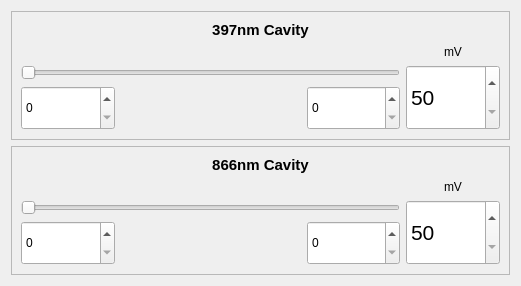
<?xml version="1.0" encoding="UTF-8"?>
<ui version="4.0">
 <class>Form</class>
 <widget class="QWidget" name="Form">
  <property name="geometry">
   <rect>
    <x>0</x>
    <y>0</y>
    <width>521</width>
    <height>286</height>
   </rect>
  </property>
  <property name="maximumSize">
   <size>
    <width>521</width>
    <height>286</height>
   </size>
  </property>
  <property name="windowTitle">
   <string>Form</string>
  </property>
  <layout class="QVBoxLayout" name="verticalLayout">
   <item>
    <widget class="QFrame" name="frame_2">
     <property name="maximumSize">
      <size>
       <width>16777215</width>
       <height>16777215</height>
      </size>
     </property>
     <property name="frameShape">
      <enum>QFrame::StyledPanel</enum>
     </property>
     <property name="frameShadow">
      <enum>QFrame::Sunken</enum>
     </property>
     <layout class="QVBoxLayout" name="verticalLayout_3">
      <item>
       <layout class="QGridLayout" name="gridLayout_2" rowstretch="0,0,0,1">
        <property name="sizeConstraint">
         <enum>QLayout::SetDefaultConstraint</enum>
        </property>
        <item row="2" column="0" colspan="3">
         <widget class="QSlider" name="cavity397Slider">
          <property name="sizePolicy">
           <sizepolicy hsizetype="Preferred" vsizetype="Minimum">
            <horstretch>0</horstretch>
            <verstretch>0</verstretch>
           </sizepolicy>
          </property>
          <property name="font">
           <font>
            <stylestrategy>PreferAntialias</stylestrategy>
           </font>
          </property>
          <property name="minimum">
           <number>50</number>
          </property>
          <property name="maximum">
           <number>1000</number>
          </property>
          <property name="orientation">
           <enum>Qt::Horizontal</enum>
          </property>
         </widget>
        </item>
        <item row="3" column="0">
         <widget class="QSpinBox" name="min397Spin">
          <property name="sizePolicy">
           <sizepolicy hsizetype="Preferred" vsizetype="Expanding">
            <horstretch>0</horstretch>
            <verstretch>0</verstretch>
           </sizepolicy>
          </property>
         </widget>
        </item>
        <item row="3" column="2">
         <widget class="QSpinBox" name="max397Spin">
          <property name="sizePolicy">
           <sizepolicy hsizetype="Preferred" vsizetype="Expanding">
            <horstretch>0</horstretch>
            <verstretch>0</verstretch>
           </sizepolicy>
          </property>
         </widget>
        </item>
        <item row="1" column="3">
         <widget class="QLabel" name="label_4">
          <property name="sizePolicy">
           <sizepolicy hsizetype="Preferred" vsizetype="Minimum">
            <horstretch>0</horstretch>
            <verstretch>0</verstretch>
           </sizepolicy>
          </property>
          <property name="text">
           <string>mV</string>
          </property>
          <property name="alignment">
           <set>Qt::AlignCenter</set>
          </property>
         </widget>
        </item>
        <item row="3" column="1">
         <spacer name="horizontalSpacer_3">
          <property name="orientation">
           <enum>Qt::Horizontal</enum>
          </property>
          <property name="sizeType">
           <enum>QSizePolicy::Ignored</enum>
          </property>
          <property name="sizeHint" stdset="0">
           <size>
            <width>180</width>
            <height>26</height>
           </size>
          </property>
         </spacer>
        </item>
        <item row="0" column="0" colspan="4">
         <widget class="QLabel" name="label397_2">
          <property name="sizePolicy">
           <sizepolicy hsizetype="Preferred" vsizetype="Minimum">
            <horstretch>0</horstretch>
            <verstretch>0</verstretch>
           </sizepolicy>
          </property>
          <property name="font">
           <font>
            <pointsize>11</pointsize>
            <weight>75</weight>
            <bold>true</bold>
           </font>
          </property>
          <property name="text">
           <string>397nm Cavity</string>
          </property>
          <property name="alignment">
           <set>Qt::AlignCenter</set>
          </property>
         </widget>
        </item>
        <item row="2" column="3" rowspan="2">
         <widget class="QSpinBox" name="cavity397Spin">
          <property name="sizePolicy">
           <sizepolicy hsizetype="Preferred" vsizetype="Expanding">
            <horstretch>0</horstretch>
            <verstretch>0</verstretch>
           </sizepolicy>
          </property>
          <property name="maximumSize">
           <size>
            <width>16777215</width>
            <height>16777215</height>
           </size>
          </property>
          <property name="font">
           <font>
            <pointsize>16</pointsize>
           </font>
          </property>
          <property name="minimum">
           <number>50</number>
          </property>
          <property name="maximum">
           <number>1000</number>
          </property>
         </widget>
        </item>
       </layout>
      </item>
     </layout>
    </widget>
   </item>
   <item>
    <widget class="QFrame" name="frame_3">
     <property name="maximumSize">
      <size>
       <width>16777215</width>
       <height>16777215</height>
      </size>
     </property>
     <property name="frameShape">
      <enum>QFrame::StyledPanel</enum>
     </property>
     <property name="frameShadow">
      <enum>QFrame::Sunken</enum>
     </property>
     <layout class="QVBoxLayout" name="verticalLayout_4">
      <item>
       <layout class="QGridLayout" name="gridLayout_3" rowstretch="0,0,0,1">
        <property name="sizeConstraint">
         <enum>QLayout::SetDefaultConstraint</enum>
        </property>
        <item row="2" column="0" colspan="3">
         <widget class="QSlider" name="cavity866Slider">
          <property name="sizePolicy">
           <sizepolicy hsizetype="Preferred" vsizetype="Minimum">
            <horstretch>0</horstretch>
            <verstretch>0</verstretch>
           </sizepolicy>
          </property>
          <property name="font">
           <font>
            <stylestrategy>PreferAntialias</stylestrategy>
           </font>
          </property>
          <property name="minimum">
           <number>50</number>
          </property>
          <property name="maximum">
           <number>1000</number>
          </property>
          <property name="orientation">
           <enum>Qt::Horizontal</enum>
          </property>
         </widget>
        </item>
        <item row="3" column="0">
         <widget class="QSpinBox" name="min866Spin">
          <property name="sizePolicy">
           <sizepolicy hsizetype="Preferred" vsizetype="Expanding">
            <horstretch>0</horstretch>
            <verstretch>0</verstretch>
           </sizepolicy>
          </property>
         </widget>
        </item>
        <item row="3" column="2">
         <widget class="QSpinBox" name="max866Spin">
          <property name="sizePolicy">
           <sizepolicy hsizetype="Preferred" vsizetype="Expanding">
            <horstretch>0</horstretch>
            <verstretch>0</verstretch>
           </sizepolicy>
          </property>
         </widget>
        </item>
        <item row="1" column="3">
         <widget class="QLabel" name="label_5">
          <property name="sizePolicy">
           <sizepolicy hsizetype="Preferred" vsizetype="Minimum">
            <horstretch>0</horstretch>
            <verstretch>0</verstretch>
           </sizepolicy>
          </property>
          <property name="text">
           <string>mV</string>
          </property>
          <property name="alignment">
           <set>Qt::AlignCenter</set>
          </property>
         </widget>
        </item>
        <item row="3" column="1">
         <spacer name="horizontalSpacer_4">
          <property name="orientation">
           <enum>Qt::Horizontal</enum>
          </property>
          <property name="sizeType">
           <enum>QSizePolicy::Ignored</enum>
          </property>
          <property name="sizeHint" stdset="0">
           <size>
            <width>180</width>
            <height>26</height>
           </size>
          </property>
         </spacer>
        </item>
        <item row="0" column="0" colspan="4">
         <widget class="QLabel" name="label397_3">
          <property name="sizePolicy">
           <sizepolicy hsizetype="Preferred" vsizetype="Minimum">
            <horstretch>0</horstretch>
            <verstretch>0</verstretch>
           </sizepolicy>
          </property>
          <property name="font">
           <font>
            <pointsize>11</pointsize>
            <weight>75</weight>
            <bold>true</bold>
           </font>
          </property>
          <property name="text">
           <string>866nm Cavity</string>
          </property>
          <property name="alignment">
           <set>Qt::AlignCenter</set>
          </property>
         </widget>
        </item>
        <item row="2" column="3" rowspan="2">
         <widget class="QSpinBox" name="cavity866Spin">
          <property name="sizePolicy">
           <sizepolicy hsizetype="Preferred" vsizetype="Expanding">
            <horstretch>0</horstretch>
            <verstretch>0</verstretch>
           </sizepolicy>
          </property>
          <property name="maximumSize">
           <size>
            <width>16777215</width>
            <height>16777215</height>
           </size>
          </property>
          <property name="font">
           <font>
            <pointsize>16</pointsize>
           </font>
          </property>
          <property name="minimum">
           <number>50</number>
          </property>
          <property name="maximum">
           <number>1000</number>
          </property>
         </widget>
        </item>
       </layout>
      </item>
     </layout>
    </widget>
   </item>
  </layout>
 </widget>
 <resources/>
 <connections/>
</ui>
